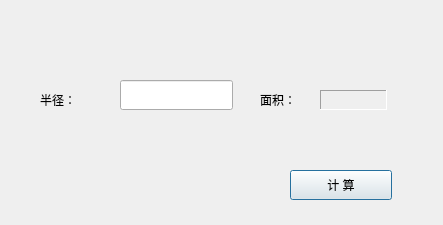
<?xml version="1.0" encoding="UTF-8"?>
<ui version="4.0">
 <class>Dialog</class>
 <widget class="QDialog" name="Dialog">
  <property name="geometry">
   <rect>
    <x>0</x>
    <y>0</y>
    <width>443</width>
    <height>225</height>
   </rect>
  </property>
  <property name="windowTitle">
   <string>Dialog</string>
  </property>
  <widget class="QLabel" name="radiusLabel">
   <property name="geometry">
    <rect>
     <x>40</x>
     <y>90</y>
     <width>67</width>
     <height>20</height>
    </rect>
   </property>
   <property name="text">
    <string>&lt;html&gt;&lt;head/&gt;&lt;body&gt;&lt;p&gt;半径：&lt;/p&gt;&lt;/body&gt;&lt;/html&gt;</string>
   </property>
  </widget>
  <widget class="QLabel" name="areaLabel_2">
   <property name="geometry">
    <rect>
     <x>320</x>
     <y>90</y>
     <width>67</width>
     <height>20</height>
    </rect>
   </property>
   <property name="frameShape">
    <enum>QFrame::Panel</enum>
   </property>
   <property name="frameShadow">
    <enum>QFrame::Sunken</enum>
   </property>
   <property name="text">
    <string/>
   </property>
  </widget>
  <widget class="QLineEdit" name="radiusLineEdit">
   <property name="geometry">
    <rect>
     <x>120</x>
     <y>80</y>
     <width>113</width>
     <height>30</height>
    </rect>
   </property>
  </widget>
  <widget class="QPushButton" name="countBtn">
   <property name="geometry">
    <rect>
     <x>290</x>
     <y>170</y>
     <width>102</width>
     <height>30</height>
    </rect>
   </property>
   <property name="text">
    <string>计 算</string>
   </property>
  </widget>
  <widget class="QLabel" name="areaLabel_1">
   <property name="geometry">
    <rect>
     <x>260</x>
     <y>90</y>
     <width>67</width>
     <height>20</height>
    </rect>
   </property>
   <property name="text">
    <string>&lt;html&gt;&lt;head/&gt;&lt;body&gt;&lt;p&gt;面积：&lt;/p&gt;&lt;/body&gt;&lt;/html&gt;</string>
   </property>
  </widget>
 </widget>
 <layoutdefault spacing="6" margin="11"/>
 <resources/>
 <connections/>
</ui>
